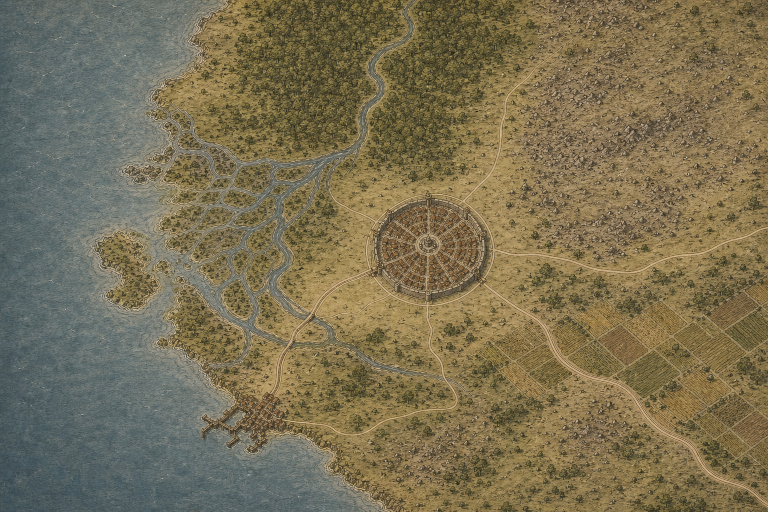
#> input picture world/map-production/candidates/style-candidate-h-v4-plan-view-golden-board.png, 1536 x 1024 px (shown at 1/2 size)
$ python render_style_candidate_h15_flat_height.py
#> lines starting #> are read from the running program, lines starting #| are printed output that depends on the picture; after the words box and inside, x2 and y2 are one past the last pixel; in counts of white or black regions, pixels touching at a corner belong together
### scripts/map-production/render_candidate_h8_localized_plan_edit.py
#!/usr/bin/env python3
"""Create the localized, protected-pixel Candidate H8 plan-view edit."""

from __future__ import annotations

import argparse
import hashlib
import json
import math
import random
from pathlib import Path
from typing import Any, Sequence

from PIL import Image, ImageChops, ImageDraw, ImageFilter, ImageOps


REPO_ROOT = Path(__file__).resolve().parents[2]
DEFAULT_H5 = (
    REPO_ROOT
    / "world/map-production/candidates/style-candidate-h-v5-strict-plan-symbols.png"
)
DEFAULT_ATLAS = (
    REPO_ROOT
    / "world/map-production/style-assets/phase5-cartographic-material-atlas-v1.png"
)
DEFAULT_OUTPUT_ROOT = REPO_ROOT / "tmp/map-production/h8-prototype"
CANVAS = (1536, 1024)
H5_SHA256 = "d95ea917ee2b0a414c3e32de762208af4fb2239d7bbc65fa7633e85218ad56fe"
ATLAS_SHA256 = "9b42dcce48d275d392bc28235925ac02f37690ace3418d6cb65920f4da05c6e3"
GENERATOR_ID = "sstory-map-production/render_candidate_h8_localized_plan_edit.py@1"
SEED = 0x48385F504C414E
MASTER_NAME = "style-candidate-h-v8-h5-plan-edit.png"
MASK_NAME = "style-candidate-h-v8-h5-plan-edit.semantic-mask.png"
CONTACT_NAME = "style-candidate-h-v8-h5-plan-edit.contact-sheet.png"
REPORT_NAME = "style-candidate-h-v8-h5-plan-edit.provenance.json"
PNG_OPTIONS = {"format": "PNG", "compress_level": 9, "optimize": False}

CITY_CENTER = (850.0, 500.0)
CITY_BOUNDS = (700, 350, 980, 620)
PORT_BOUNDS = (380, 740, 570, 920)
FOREST_CROP = (430, 20, 790, 260)

INK = (82, 72, 48)
INK_SOFT = (104, 88, 58)
PARCHMENT = (174, 151, 105)
ROAD = (191, 169, 119)
CITY_COLORS = ((150, 116, 78), (157, 122, 82), (143, 108, 73), (164, 130, 88))
FOREST_INK = (83, 84, 48)
FOREST_MID = (103, 105, 59)


class H8RenderError(ValueError):
    """Raised when a protected H8 render contract cannot be met."""


# [44 lines left out: functions sha256_file, _relative, _artifact, _load_locked, _validated_output_dir, not called in this run]


def _ellipse_mask(center: tuple[float, float], radii: tuple[float, float]) -> Image.Image:
    mask = Image.new("L", CANVAS, 0)
    draw = ImageDraw.Draw(mask)
    cx, cy = center
    rx, ry = radii
    draw.ellipse((cx - rx, cy - ry, cx + rx, cy + ry), fill=255)
    return mask


# [17 lines left out: function _port_mask, not called in this run]


def _water_mask(image: Image.Image) -> Image.Image:
    mask = Image.new("L", image.size)
    mask.putdata([
        255 if b >= 101 and b > r + 4 and b >= g - 18 else 0
        for r, g, b in image.get_flattened_data()
    ])
    return mask


# [494 lines left out: functions _mask_from_rgb, _manual_protection_mask, _forest_envelope_mask, _infer_forest_masks, _local_background_fill, _rotated_footprint and 11 more, not called in this run]


# [2 lines that do not run on import are left out]

### scripts/map-production/render_candidate_h9_dense_flat_plan.py
#!/usr/bin/env python3
"""Render Candidate H9 as a protected, dense flat-plan edit of H5."""

from __future__ import annotations

import argparse
import json
import math
import random
from collections import deque
from pathlib import Path
from statistics import fmean
from typing import Any, Sequence

from PIL import Image, ImageChops, ImageDraw, ImageFilter, ImageOps

import render_candidate_h8_localized_plan_edit as h8


REPO_ROOT = h8.REPO_ROOT
DEFAULT_H5 = h8.DEFAULT_H5
DEFAULT_ATLAS = (
    REPO_ROOT
    / "world/map-production/style-assets/phase5-cartographic-material-atlas-v1.png"
)
DEFAULT_OUTPUT_ROOT = REPO_ROOT / "tmp/map-production/h9-prototype"
FORMAL_MASTER_PATH = (
    REPO_ROOT
    / "world/map-production/candidates/style-candidate-h-v9-dense-flat-plan.png"
)
FORMAL_MASK_PATH = (
    REPO_ROOT
    / "world/map-production/qa/automated/"
    "style-candidate-h-v9-dense-flat-plan.semantic-mask.png"
)
FORMAL_CONTACT_PATH = (
    REPO_ROOT
    / "world/map-production/qa/automated/"
    "style-candidate-h-v9-dense-flat-plan.contact-sheet.png"
)
FORMAL_PROVENANCE_PATH = (
    REPO_ROOT
    / "world/map-production/qa/automated/"
    "style-candidate-h-v9-dense-flat-plan.provenance.json"
)
CANVAS = h8.CANVAS
H5_SHA256 = h8.H5_SHA256
ATLAS_SHA256 = "9b42dcce48d275d392bc28235925ac02f37690ace3418d6cb65920f4da05c6e3"
GENERATOR_ID = "sstory-map-production/render_candidate_h9_dense_flat_plan.py@2"
SEED = 0x48395F44454E5345
MASTER_NAME = "style-candidate-h-v9-dense-flat-plan.png"
MASK_NAME = "style-candidate-h-v9-dense-flat-plan.semantic-mask.png"
CONTACT_NAME = "style-candidate-h-v9-dense-flat-plan.contact-sheet.png"
REPORT_NAME = "style-candidate-h-v9-dense-flat-plan.provenance.json"
PNG_OPTIONS = h8.PNG_OPTIONS

CITY_CENTER = h8.CITY_CENTER
CITY_BOUNDS = (710, 370, 990, 620)
PORT_BOUNDS = (360, 720, 640, 970)
FOREST_BOUNDS = (420, 0, 700, 250)

INK = (82, 72, 48)
INK_SOFT = (106, 91, 61)
PARCHMENT = (177, 154, 108)
ROAD = (197, 176, 128)
CITY_COLORS = (
    (142, 107, 72),
    (151, 116, 77),
    (159, 124, 83),
    (135, 102, 69),
    (166, 132, 91),
    (147, 112, 74),
)
PARK = (126, 126, 72)


class H9RenderError(ValueError):
    """Raised when the protected H9 render contract cannot be met."""


# [34 lines left out: functions _validated_output_dir, _output_paths, not called in this run]


def _city_mask() -> Image.Image:
    return h8._ellipse_mask(CITY_CENTER, (130.0, 123.0))


def _port_mask() -> Image.Image:
    mask = Image.new("L", CANVAS, 0)
    draw = ImageDraw.Draw(mask)
    draw.polygon(
        (
            (390, 827),
            (416, 781),
            (456, 748),
            (522, 748),
            (570, 782),
            (587, 842),
            (579, 897),
            (543, 932),
            (477, 930),
            (423, 906),
            (388, 869),
        ),
        fill=255,
    )
    return mask


# [850 lines left out: functions _irregular_ring_points, _polyline_distance, _recursive_polar_cells, _polygon_is_clear, _draw_flat_city, _draw_flat_port and 10 more, not called in this run]


# [2 lines that do not run on import are left out]

### scripts/map-production/render_style_candidate_h15_flat_height.py
#!/usr/bin/env python3
"""Render one deterministic H15 edit: remove H4 pictorial-height grammar."""

from __future__ import annotations

import argparse
import hashlib
import json
import math
import random
from pathlib import Path
from typing import Any, Sequence

import cv2
import numpy as np
from PIL import Image, ImageDraw

import audit_style_candidate_h4 as h4
import render_candidate_h9_dense_flat_plan as h9


REPO_ROOT = Path(__file__).resolve().parents[2]
DEFAULT_H4 = REPO_ROOT / "world/map-production/candidates/style-candidate-h-v4-plan-view-golden-board.png"
DEFAULT_H5 = REPO_ROOT / "world/map-production/candidates/style-candidate-h-v5-strict-plan-symbols.png"
DEFAULT_B1 = REPO_ROOT / "world/map-production/candidates/style-candidate-b-v1.png"
DEFAULT_OUTPUT = REPO_ROOT / "tmp/map-production/h15-prototype/iteration-1"
LOCKS = {
    "h4": "b4fc951af5d29c78bb98b5ee5007395b5fc3c1addc7070d76ac8074545259837",
    "h5": "d95ea917ee2b0a414c3e32de762208af4fb2239d7bbc65fa7633e85218ad56fe",
    "b1": "4d505def78acc752ee2611cb73d112cc9a3048f611cb05233274a1eb2ae42003",
}
CANVAS = (1536, 1024)
SEED = 0x4831355F464C4154
MASTER = "style-candidate-h-v15-flat-height.png"
MASK = "style-candidate-h-v15-flat-height.semantic-mask.png"
CONTACT = "style-candidate-h-v15-flat-height.contact-sheet.png"
REPORT = "style-candidate-h-v15-flat-height.automated.json"
PNG = {"format": "PNG", "compress_level": 9, "optimize": False}


class H15Error(ValueError):
    pass


def _sha(path: Path) -> str:
    digest = hashlib.sha256()
    with path.open("rb") as handle:
        for block in iter(lambda: handle.read(1024 * 1024), b""):
            digest.update(block)
    return digest.hexdigest()


# [5 lines left out: function _rel, not called in this run]


def _artifact(path: Path) -> dict[str, Any]:
    return {"path": _rel(path), "sha256": _sha(path), "bytes": path.stat().st_size}


def _load(path: Path, key: str) -> Image.Image:
    if not path.is_file() or _sha(path) != LOCKS[key]:
        raise H15Error(f"locked {key} input missing or changed: {path}")
    with Image.open(path) as opened:
        image = opened.convert("RGB")
    if image.size != CANVAS:
        image.close()
        raise H15Error(f"{key} must be 1536x1024")
    return image


# [4 lines left out: function _mask_polygon, not called in this run]


def _semantic_masks(source: Image.Image) -> dict[str, np.ndarray]:
    city_image = h9._city_mask()
    port_image = h9._port_mask()
    water_image = h9.h8._water_mask(source)
    try:
        city = np.asarray(city_image, np.uint8).copy() > 0
        port = np.asarray(port_image, np.uint8).copy() > 0
        water = np.asarray(water_image, np.uint8).copy() > 0
    finally:
        city_image.close()
        port_image.close()
        water_image.close()

    ne = _mask_polygon(((1010, 0), (1536, 0), (1536, 535), (1390, 515),
                        (1210, 535), (1030, 475), (930, 365), (955, 165)))
    south = _mask_polygon(((540, 825), (720, 785), (920, 770), (1080, 820),
                           (1200, 880), (1536, 970), (1536, 1024), (560, 1024)))
    fields = _mask_polygon(((955, 575), (1120, 540), (1536, 570), (1536, 995),
                            (1370, 925), (1160, 790)))
    network = np.zeros_like(water, np.uint8)
    roads = (
        ((900, 455), (960, 350), (1015, 205), (1085, 65), (1120, 0)),
        ((930, 495), (1110, 520), (1320, 505), (1536, 445)),
        ((900, 535), (1070, 660), (1240, 785), (1400, 900), (1536, 1005)),
        ((800, 570), (710, 670), (590, 780), (500, 850)),
    )
    for road in roads:
        cv2.polylines(network, [np.asarray(road, np.int32)], False, 1, 20, cv2.LINE_AA)
    highland = (ne | south) & ~fields & ~(network > 0) & ~water & ~city & ~port

    dilated = cv2.dilate(water.astype(np.uint8), np.ones((3, 3), np.uint8)) > 0
    eroded = cv2.erode(water.astype(np.uint8), np.ones((3, 3), np.uint8)) > 0
    boundary = dilated ^ eroded
    band = cv2.dilate(boundary.astype(np.uint8), np.ones((23, 23), np.uint8)) > 0
    yy, xx = np.indices(water.shape)
    geography = (xx < 650) | (yy > 785)
    coast = band & geography & ~boundary & ~city & ~port
    return {"city": city, "port": port, "highland": highland, "coast": coast,
            "water": water, "shoreline_core": boundary}


# [114 lines left out: functions _match_mask_stats, _flatten_highland, _flatten_coast, _triangle_proxy, _contact, not called in this run]


def render(*, h4_path: Path = DEFAULT_H4, h5_path: Path = DEFAULT_H5,
           b1_path: Path = DEFAULT_B1, output_dir: Path = DEFAULT_OUTPUT,
           replace: bool = False) -> dict[str, Any]:
    output_dir = output_dir.resolve()
    try:
        output_dir.relative_to(DEFAULT_OUTPUT.parent.resolve())
    except ValueError as exc:
        raise H15Error("output must stay under tmp/map-production/h15-prototype") from exc
    paths = {"master": output_dir / MASTER, "mask": output_dir / MASK,
             "contact": output_dir / CONTACT, "report": output_dir / REPORT}
    if not replace and any(path.exists() for path in paths.values()):
        raise H15Error("refusing to overwrite H15 iteration")

    source = _load(h4_path, "h4")
    h5_image = _load(h5_path, "h5")
    b1 = _load(b1_path, "b1")
    try:
        masks = _semantic_masks(source)
        target_image = source.copy()
        coast_stats = _flatten_coast(source, target_image, masks)
        source_array = np.asarray(source, np.uint8)
        target = np.asarray(target_image, np.uint8).copy()
        highland_stats = _flatten_highland(source_array, np.asarray(h5_image, np.uint8),
                                            target, masks["highland"])
        target_image.close()
        target_image = Image.fromarray(target, "RGB")
        water_image = Image.fromarray((masks["water"].astype(np.uint8) * 255), "L")
        city_image = Image.fromarray((masks["city"].astype(np.uint8) * 255), "L")
        port_image = Image.fromarray((masks["port"].astype(np.uint8) * 255), "L")
        rng = random.Random(SEED)
        try:
            h9.h8._local_background_fill(source, target_image, city_image, water_image, salt=0xC179)
            city_stats = h9._draw_flat_city(target_image, city_image, rng)
            h9.h8._local_background_fill(source, target_image, port_image, water_image, salt=0xA019)
            port_stats = h9._draw_flat_port(target_image, port_image, water_image, rng)
        finally:
            water_image.close()
            city_image.close()
            port_image.close()
        candidate = np.asarray(target_image, np.uint8).copy()
        allowed = masks["city"] | masks["port"] | masks["highland"] | masks["coast"]
        changed = np.any(candidate != source_array, axis=2)
        violations = changed & ~allowed
        if violations.any():
            raise H15Error(f"protected-pixel violation: {int(violations.sum())}")

        semantic = np.zeros((CANVAS[1], CANVAS[0], 3), np.uint8)
        semantic[masks["coast"]] = (60, 110, 190)
        semantic[masks["highland"]] = (150, 92, 175)
        semantic[masks["port"]] = (224, 154, 52)
        semantic[masks["city"]] = (202, 58, 50)
        semantic_image = Image.fromarray(semantic, "RGB")
        contact = _contact(target_image)
        output_dir.mkdir(parents=True, exist_ok=True)
        target_image.save(paths["master"], **PNG)
        semantic_image.save(paths["mask"], **PNG)
        contact.save(paths["contact"], **PNG)

        palette = h4.palette_continuity_metrics(target_image, b1)
        readability = h4.downsample_readability_metrics(target_image)
        boundary = h4.boundary_metrics(target_image)
        repetition = h4.exact_repetition_metrics(target_image)
        before_triangles = _triangle_proxy(source_array, masks["highland"])
        after_triangles = _triangle_proxy(candidate, masks["highland"])
        triangle_ratio = after_triangles / max(before_triangles, 1)
        output_water = np.asarray(h9.h8._water_mask(target_image), np.uint8) > 0
        displacement_area = ~(cv2.dilate(masks["port"].astype(np.uint8), np.ones((5, 5), np.uint8)) > 0)
        shoreline_displacement = int(((output_water ^ masks["water"]) & displacement_area).sum())
        gate_status = {
            "protected_exact": not violations.any(), "palette": palette["passed"],
            "readability": readability["passed"], "boundary": boundary["passed"],
            "exact_repetition": repetition["passed"],
            "triangle_proxy_material_reduction": triangle_ratio <= 0.70,
            "shoreline_displacement_zero": shoreline_displacement == 0,
            "flat_city_port": city_stats["city_side_faces"] == 0 and port_stats["port_side_faces"] == 0,
        }
        report = {
            "schema_version": "1.0.0", "id": "style-candidate-h-v15-flat-height-automated",
            "status": "iteration_1_automated_pass_pending_author_vision" if all(gate_status.values()) else "iteration_1_failed_automated",
            "golden_reference": False,
            "inputs": {"h4_protected_base": _artifact(h4_path), "h5_high_frequency_vocabulary": _artifact(h5_path),
                       "b1_gate_reference": _artifact(b1_path)},
            "single_change": "remove pictorial height grammar inside city, port, rocky highland, and coastline masks",
            "full_resolution_protection": {"canvas_pixels": CANVAS[0] * CANVAS[1], "allowed_edit_pixels": int(allowed.sum()),
                "protected_pixels": int((~allowed).sum()), "changed_pixels": int(changed.sum()),
                "protected_violation_pixels": int(violations.sum()), "protected_pixel_equality_percent": 100.0},
            "semantic_mask": {"path": _rel(paths["mask"]), "counts": {name: int(masks[name].sum()) for name in ("city", "port", "highland", "coast")}},
            "perspective_proxies": {"triangular_A_like_components_before_h4": before_triangles,
                "triangular_A_like_components_after_h15": after_triangles, "remaining_ratio": round(triangle_ratio, 6),
                "city_flat_footprints": city_stats["city_flat_building_footprints"],
                "port_flat_footprints": port_stats["port_flat_building_footprints"],
                "city_side_faces": 0, "port_side_faces": 0, "directional_shadows": 0,
                "shoreline_displacement_pixels_outside_port": shoreline_displacement},
            "render_stats": {**highland_stats, **coast_stats},
            "automated_metrics": {"palette": palette, "readability": readability, "boundary": boundary, "exact_repetition": repetition},
            "gate_status": gate_status,
            "self_vision_review": {"status": "pending", "acceptance_authority": False,
                "reviewed_views": [], "immediate_failure_detected": None, "decision": "inspect generated contact before promotion"},
            "outputs": {"master": _artifact(paths["master"]), "semantic_mask": _artifact(paths["mask"]), "contact_sheet": _artifact(paths["contact"])},
        }
        paths["report"].write_text(json.dumps(report, ensure_ascii=False, indent=2) + "\n", encoding="utf-8")
        return report
    finally:
        source.close()
        h5_image.close()
        b1.close()
        for name in ("target_image", "semantic_image", "contact"):
            value = locals().get(name)
            if isinstance(value, Image.Image):
                value.close()


def main(argv: Sequence[str] | None = None) -> int:
    parser = argparse.ArgumentParser(description=__doc__)
    parser.add_argument("--output-dir", type=Path, default=DEFAULT_OUTPUT)
    parser.add_argument("--replace", action="store_true")
    args = parser.parse_args(argv)
    try:
        report = render(output_dir=args.output_dir, replace=args.replace)
#> in _load, opened is the input picture: PIL image 1536x1024 RGB; mean R, G, B 122.1, 112.1, 83.8
#> call 2 of _load, with key = 'h5'
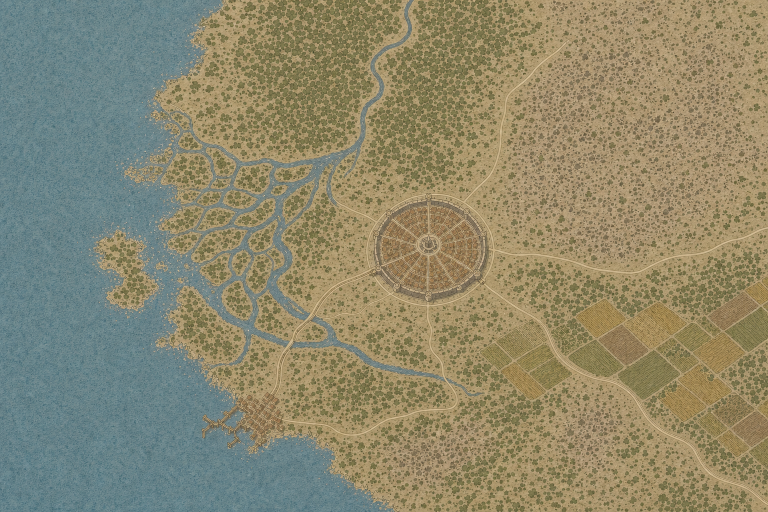
#> input picture world/map-production/candidates/style-candidate-h-v5-strict-plan-symbols.png, 1536 x 1024 px (shown at 1/2 size)
#> in _load, opened is the input picture: PIL image 1536x1024 RGB; mean R, G, B 140.3, 135.6, 109.1
#> call 3 of _load, with key = 'b1'
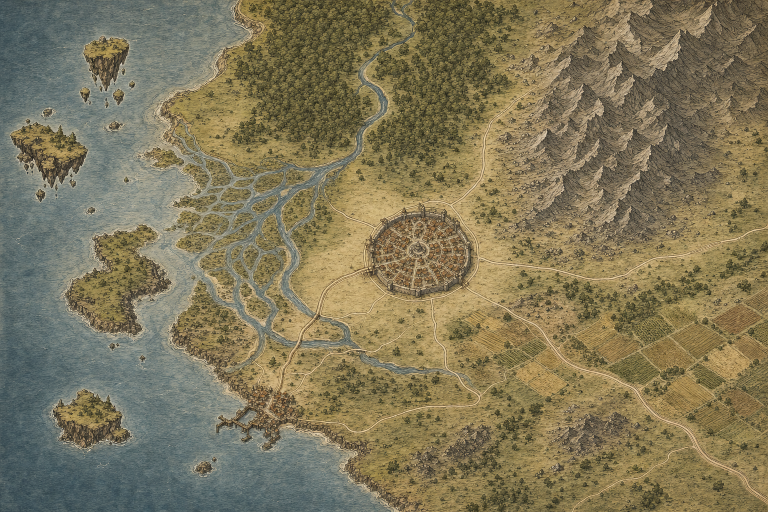
#> input picture world/map-production/candidates/style-candidate-b-v1.png, 1536 x 1024 px (shown at 1/2 size)
#> in _load, opened is the input picture: PIL image 1536x1024 RGB; mean R, G, B 127.8, 118.9, 89.8
#> in _ellipse_mask, `mask = Image.new("L", CANVAS, 0)`: mask: PIL image 1536x1024 L; every value is 0
#> in _city_mask, `return h8._ellipse_mask(CITY_CENTER, (130.0, 123.0))`:
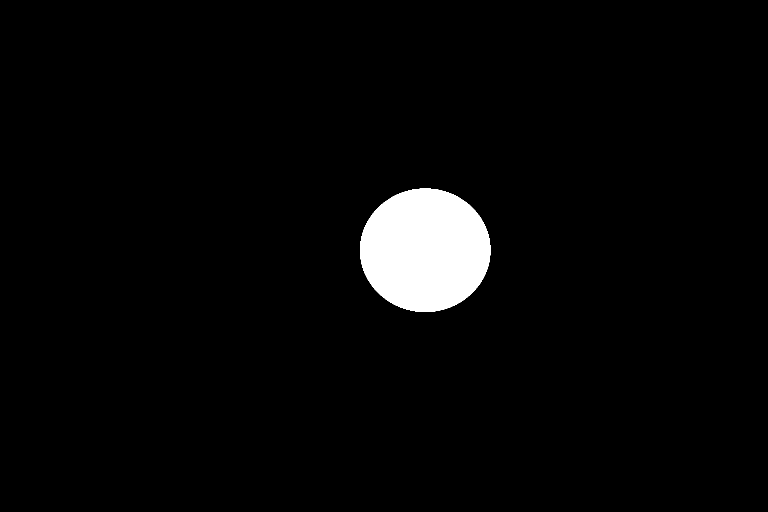
#> returned value: PIL image 1536x1024 L (shown at 1/2 size); 3.2% white; 1 white region, box (x1, y1, x2, y2) and area: (720, 377, 981, 624) 50611
#> in _semantic_masks, `port_image = h9._port_mask()`:
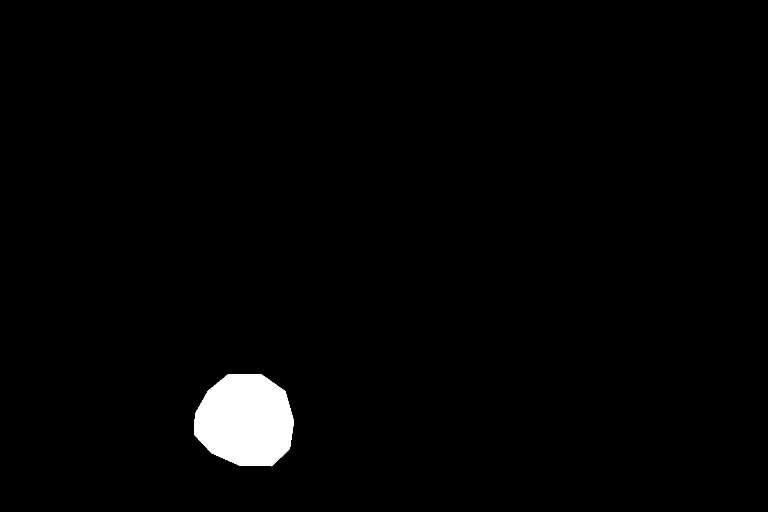
#> port_image: PIL image 1536x1024 L (shown at 1/2 size); 1.9% white; 1 white region, box (x1, y1, x2, y2) and area: (388, 748, 588, 933) 29101
    except (H15Error, OSError, ValueError) as exc:
        print(f"H15 render failed: {exc}")
        return 2
    print(json.dumps({"status": report["status"], "master": report["outputs"]["master"], "gates": report["gate_status"]}, ensure_ascii=False))
    return 0 if all(report["gate_status"].values()) else 1


if __name__ == "__main__":
#> (the run stopped early here; a loop or call above may not have finished)
